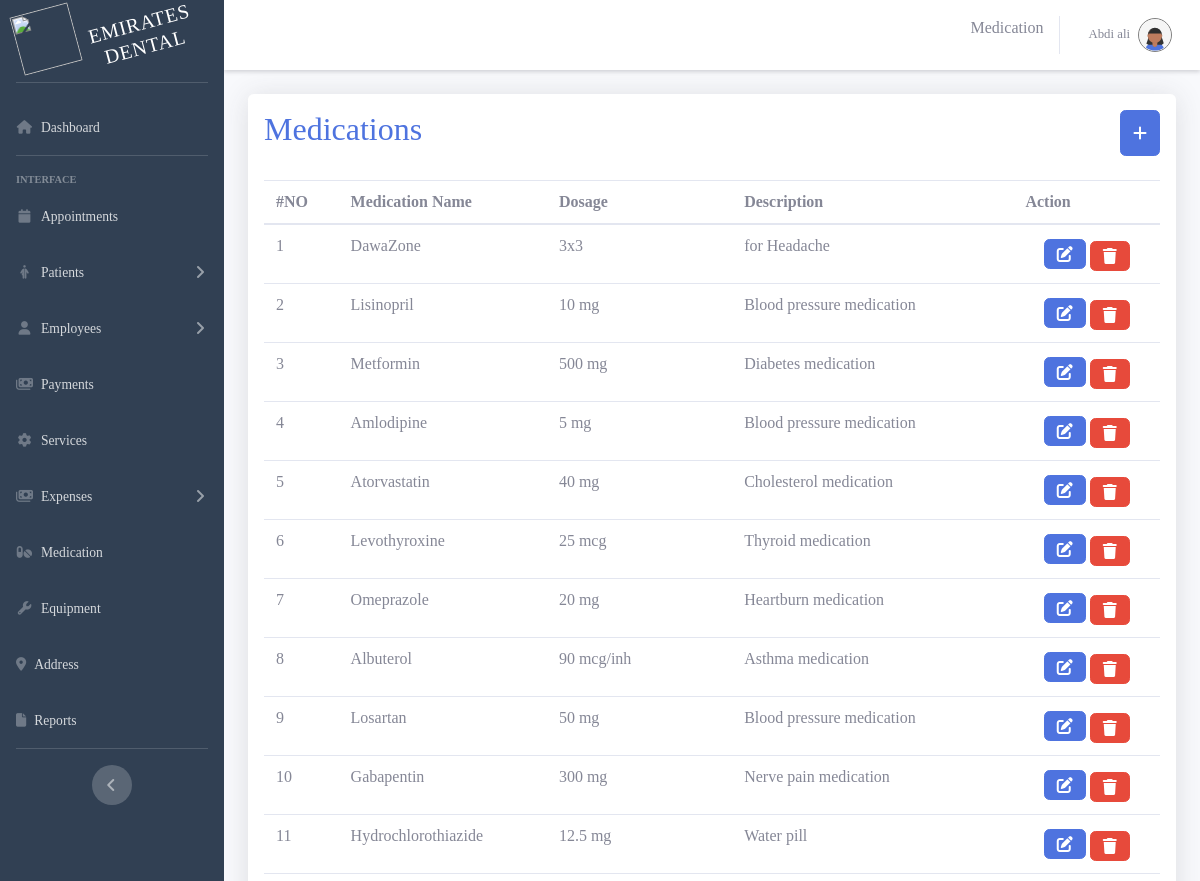
The page /index.php?page=medication (signed in, upper part) on the database as committed earlier.
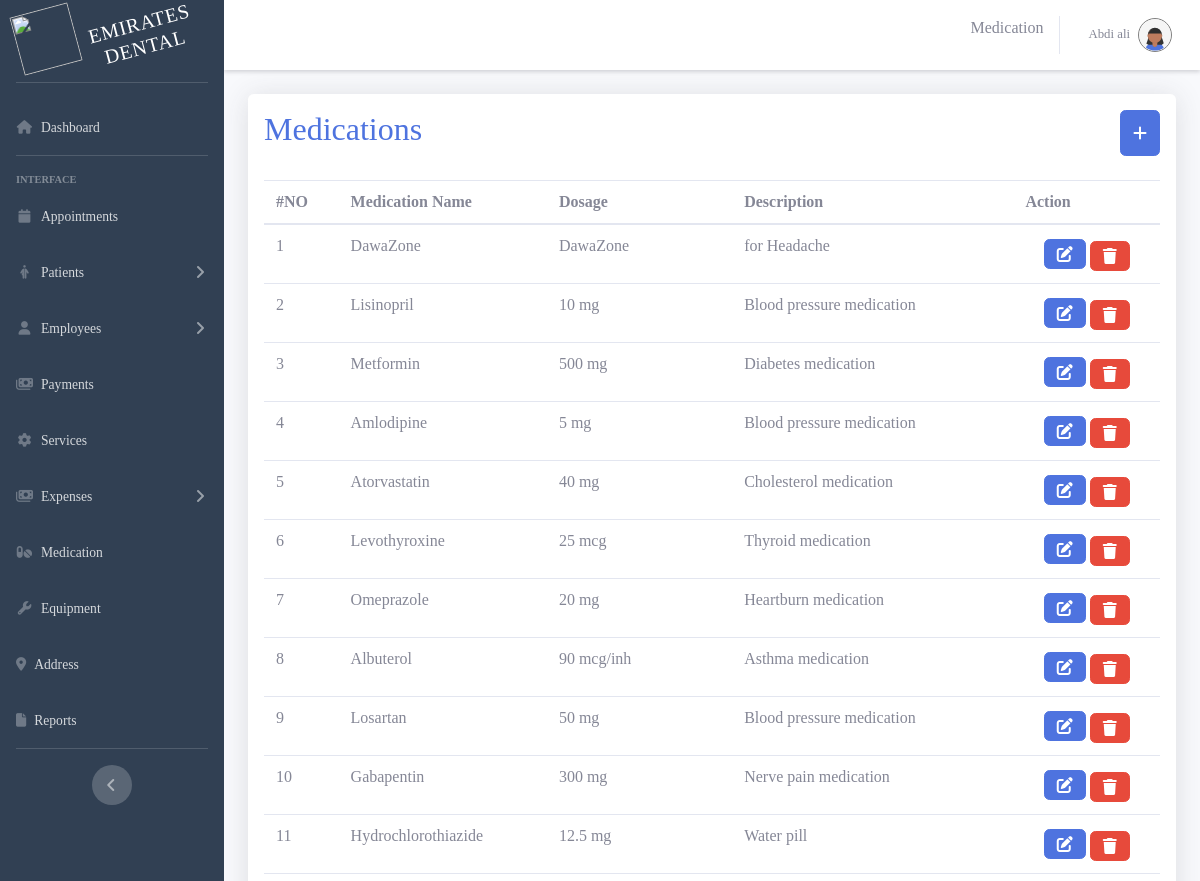
The same page on the database as committed later.
### tables this page shows
CREATE TABLE `medications` (
  `medication_id` int(11) NOT NULL,
  `medication_name` varchar(100) DEFAULT NULL,
  `medication_dosage` varchar(100) DEFAULT NULL,
  `medication_description` text DEFAULT NULL
);

### index.php (called while the page is built, shortened)
<?php
$is404 = false;
$page = '';
if(isset($_GET['page']) && !empty($_GET['page'])){
    $page = $_GET['page'];
    $file = $titles[$page]["path"]."/$page.php";
}
elseif(!in_array($page, $titles)){
    $is404 = true;
}
else{
    header("Location: index.php?page=dashboard");
}
require_once('./includes/header.php');
require_once('./includes/sidebar.php');
require_once($is404 ? './includes/404.php' : $file );
require_once('./includes/footer.php');
?>

### app/medication/medication.php (the view, shortened to what this page needs)
<?php
include_once('./app/database/conn.php')
?>
<div class="container-fluid ">
    <div class=" mt-1 p-3 shadow overflow-auto rounded  bg-white">
        <div class='d-flex justify-content-between mb-4'>
            <h2 class="text-center text-primary">Medications</h2>
            <button type="button" class="btn btn-primary me-5" data-toggle="modal" data-target="#medicationModal">
                <i class="fa-solid fa-plus "></i>
            </button>
        </div>
        <table class="table table-hover" id="dataTable">
            <thead>
                <tr>
                    <th scope="col">#NO</th>
                    <th>Medication Name</th>
                    <th>Dosage</th>
                    <th>Description</th>
                    <th> Action</th>
                </tr>
            </thead>
            <tbody>
                <?php
                $count = 0;
                $result = mysqli_query($conn, "SELECT * FROM medications");
                while ($row = mysqli_fetch_assoc($result)) {
                    $count++;
                    echo "<tr>";
                    echo "<td>" . $count . "</td>";
                    echo "<td>" . $row['medication_name'] . "</td>";
                    echo "<td>" . $row['medication_dosage'] . "</>";
                    echo "<td>" . $row['medication_description'] . "</td>";
                    echo "<td class='text-center'>
                                    <button  class='btn btn-primary' onclick='editMedication(" . $row['medication_id'] . ")'> <i class='fa fa-edit'></i> </button>
                                    <a href='#' class='btn btn-danger ms-2 mt-1' onclick='deleteMedication(" . $row['medication_id'] . ")'> <i class='fa fa-trash'></i> </a>
                                  </td>";
                    echo "</tr>";
                }
                ?>
            </tbody>
        </table>
    </div>
</div>

Rows that differ between the two databases and show on the page:
changed medications "DawaZone": medication_dosage "3x3" → "DawaZone"
